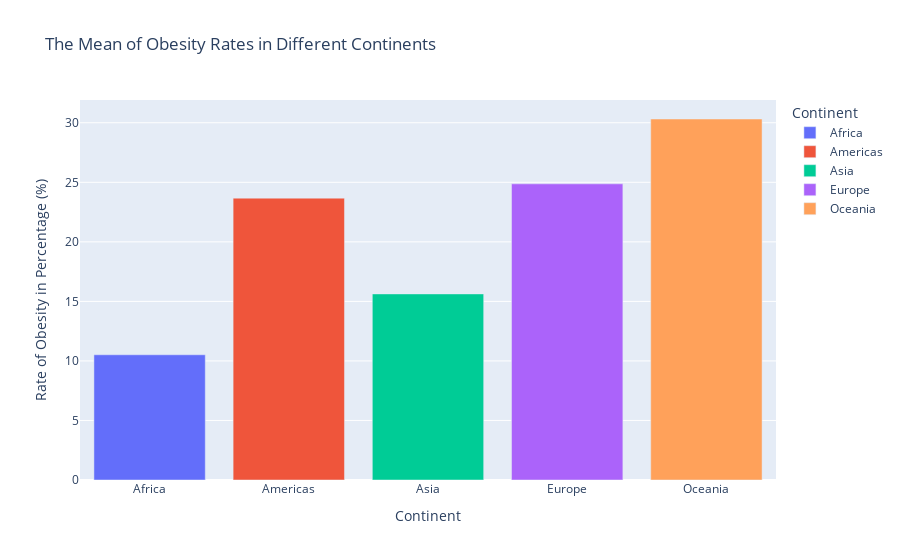
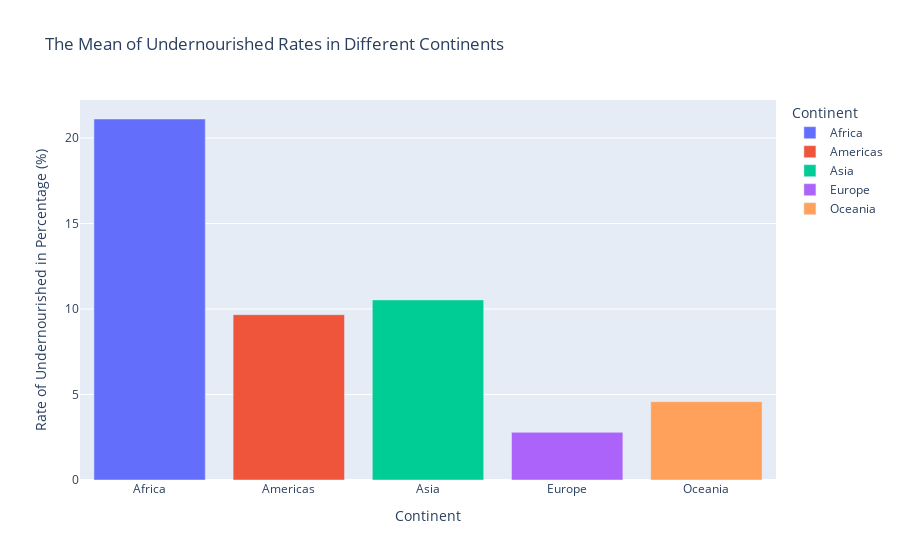

Notebook cell for these charts, in order:
### Code cell
# create a list of all the means of obesity rate for each continent
ob = [Africa['Obesity'].mean(), Americas['Obesity'].mean(), Asia['Obesity'].mean(), Europe['Obesity'].mean(), Oceania['Obesity'].mean()]

# create a dictionary to associate the mean obesity values with each continent
dicob = {'region':['Africa','Americas','Asia','Europe','Oceania'], 'obesitymean':ob}

# convert the dictionary into a dataframe
meanob = pd.DataFrame(dicob)

# create and display the bar chart
fig1 = px.bar(meanob, x= 'region', y= 'obesitymean', color= 'region', title= "The Mean of Obesity Rates in Different Continents", labels={'obesitymean': 'Rate of Obesity in Percentage (%)', 'region':'Continent'})
fig1.show()

# create a list of all the means of undernourished rate for each continent
un = [Africa['Undernourished'].mean(), Americas['Undernourished'].mean(), Asia['Undernourished'].mean(), Europe['Undernourished'].mean(), Oceania['Undernourished'].mean()]

# create a dictionary to associate the mean undernourished values with each continent
dicun = {'region':['Africa','Americas','Asia','Europe','Oceania'], 'undernourishedmean':un}

# convert the dictionary into a dataframe
meanun = pd.DataFrame(dicun)

# create and display the bar chart
fig2 = px.bar(meanun, x= 'region', y= 'undernourishedmean', color= 'region', title= "The Mean of Undernourished Rates in Different Continents", labels={'undernourishedmean' : 'Rate of Undernourished in Percentage (%)', 'region':'Continent'})
fig2.show()

### Figure 1 — Plotly figure (JSON) as saved in the notebook; plotly's stock layout.template omitted (floating-point values rounded to 4 significant figures)
{"data": [{"alignmentgroup": "True", "hovertemplate": "Continent=%{x}<br>Rate of Obesity in Percentage (%)=%{y}<extra></extra>", "legendgroup": "Africa", "marker": {"color": "#636efa", "pattern": {"shape": ""}}, "name": "Africa", "offsetgroup": "Africa", "orientation": "v", "showlegend": true, "textposition": "auto", "type": "bar", "x": ["Africa"], "xaxis": "x", "y": [10.52], "yaxis": "y"}, {"alignmentgroup": "True", "hovertemplate": "Continent=%{x}<br>Rate of Obesity in Percentage (%)=%{y}<extra></extra>", "legendgroup": "Americas", "marker": {"color": "#EF553B", "pattern": {"shape": ""}}, "name": "Americas", "offsetgroup": "Americas", "orientation": "v", "showlegend": true, "textposition": "auto", "type": "bar", "x": ["Americas"], "xaxis": "x", "y": [23.67], "yaxis": "y"}, {"alignmentgroup": "True", "hovertemplate": "Continent=%{x}<br>Rate of Obesity in Percentage (%)=%{y}<extra></extra>", "legendgroup": "Asia", "marker": {"color": "#00cc96", "pattern": {"shape": ""}}, "name": "Asia", "offsetgroup": "Asia", "orientation": "v", "showlegend": true, "textposition": "auto", "type": "bar", "x": ["Asia"], "xaxis": "x", "y": [15.63], "yaxis": "y"}, {"alignmentgroup": "True", "hovertemplate": "Continent=%{x}<br>Rate of Obesity in Percentage (%)=%{y}<extra></extra>", "legendgroup": "Europe", "marker": {"color": "#ab63fa", "pattern": {"shape": ""}}, "name": "Europe", "offsetgroup": "Europe", "orientation": "v", "showlegend": true, "textposition": "auto", "type": "bar", "x": ["Europe"], "xaxis": "x", "y": [24.87], "yaxis": "y"}, {"alignmentgroup": "True", "hovertemplate": "Continent=%{x}<br>Rate of Obesity in Percentage (%)=%{y}<extra></extra>", "legendgroup": "Oceania", "marker": {"color": "#FFA15A", "pattern": {"shape": ""}}, "name": "Oceania", "offsetgroup": "Oceania", "orientation": "v", "showlegend": true, "textposition": "auto", "type": "bar", "x": ["Oceania"], "xaxis": "x", "y": [30.32], "yaxis": "y"}], "layout": {"autosize": true, "barmode": "relative", "legend": {"title": {"text": "Continent"}, "tracegroupgap": 0}, "title": {"text": "The Mean of Obesity Rates in Different Continents"}, "xaxis": {"anchor": "y", "autorange": true, "categoryarray": ["Africa", "Americas", "Asia", "Europe", "Oceania"], "categoryorder": "array", "domain": [0, 1], "range": [-0.5, 4.5], "title": {"text": "Continent"}, "type": "category"}, "yaxis": {"anchor": "x", "autorange": true, "domain": [0, 1], "range": [0, 31.91], "title": {"text": "Rate of Obesity in Percentage (%)"}, "type": "linear"}}}

### Figure 2 — Plotly figure (JSON) as saved in the notebook; plotly's stock layout.template omitted (floating-point values rounded to 4 significant figures)
{"data": [{"alignmentgroup": "True", "hovertemplate": "Continent=%{x}<br>Rate of Undernourished in Percentage (%)=%{y}<extra></extra>", "legendgroup": "Africa", "marker": {"color": "#636efa", "pattern": {"shape": ""}}, "name": "Africa", "offsetgroup": "Africa", "orientation": "v", "showlegend": true, "textposition": "auto", "type": "bar", "x": ["Africa"], "xaxis": "x", "y": [21.11], "yaxis": "y"}, {"alignmentgroup": "True", "hovertemplate": "Continent=%{x}<br>Rate of Undernourished in Percentage (%)=%{y}<extra></extra>", "legendgroup": "Americas", "marker": {"color": "#EF553B", "pattern": {"shape": ""}}, "name": "Americas", "offsetgroup": "Americas", "orientation": "v", "showlegend": true, "textposition": "auto", "type": "bar", "x": ["Americas"], "xaxis": "x", "y": [9.668], "yaxis": "y"}, {"alignmentgroup": "True", "hovertemplate": "Continent=%{x}<br>Rate of Undernourished in Percentage (%)=%{y}<extra></extra>", "legendgroup": "Asia", "marker": {"color": "#00cc96", "pattern": {"shape": ""}}, "name": "Asia", "offsetgroup": "Asia", "orientation": "v", "showlegend": true, "textposition": "auto", "type": "bar", "x": ["Asia"], "xaxis": "x", "y": [10.53], "yaxis": "y"}, {"alignmentgroup": "True", "hovertemplate": "Continent=%{x}<br>Rate of Undernourished in Percentage (%)=%{y}<extra></extra>", "legendgroup": "Europe", "marker": {"color": "#ab63fa", "pattern": {"shape": ""}}, "name": "Europe", "offsetgroup": "Europe", "orientation": "v", "showlegend": true, "textposition": "auto", "type": "bar", "x": ["Europe"], "xaxis": "x", "y": [2.789], "yaxis": "y"}, {"alignmentgroup": "True", "hovertemplate": "Continent=%{x}<br>Rate of Undernourished in Percentage (%)=%{y}<extra></extra>", "legendgroup": "Oceania", "marker": {"color": "#FFA15A", "pattern": {"shape": ""}}, "name": "Oceania", "offsetgroup": "Oceania", "orientation": "v", "showlegend": true, "textposition": "auto", "type": "bar", "x": ["Oceania"], "xaxis": "x", "y": [4.583], "yaxis": "y"}], "layout": {"autosize": true, "barmode": "relative", "legend": {"title": {"text": "Continent"}, "tracegroupgap": 0}, "title": {"text": "The Mean of Undernourished Rates in Different Continents"}, "xaxis": {"anchor": "y", "autorange": true, "categoryarray": ["Africa", "Americas", "Asia", "Europe", "Oceania"], "categoryorder": "array", "domain": [0, 1], "range": [-0.5, 4.5], "title": {"text": "Continent"}, "type": "category"}, "yaxis": {"anchor": "x", "autorange": true, "domain": [0, 1], "range": [0, 22.22], "title": {"text": "Rate of Undernourished in Percentage (%)"}, "type": "linear"}}}
